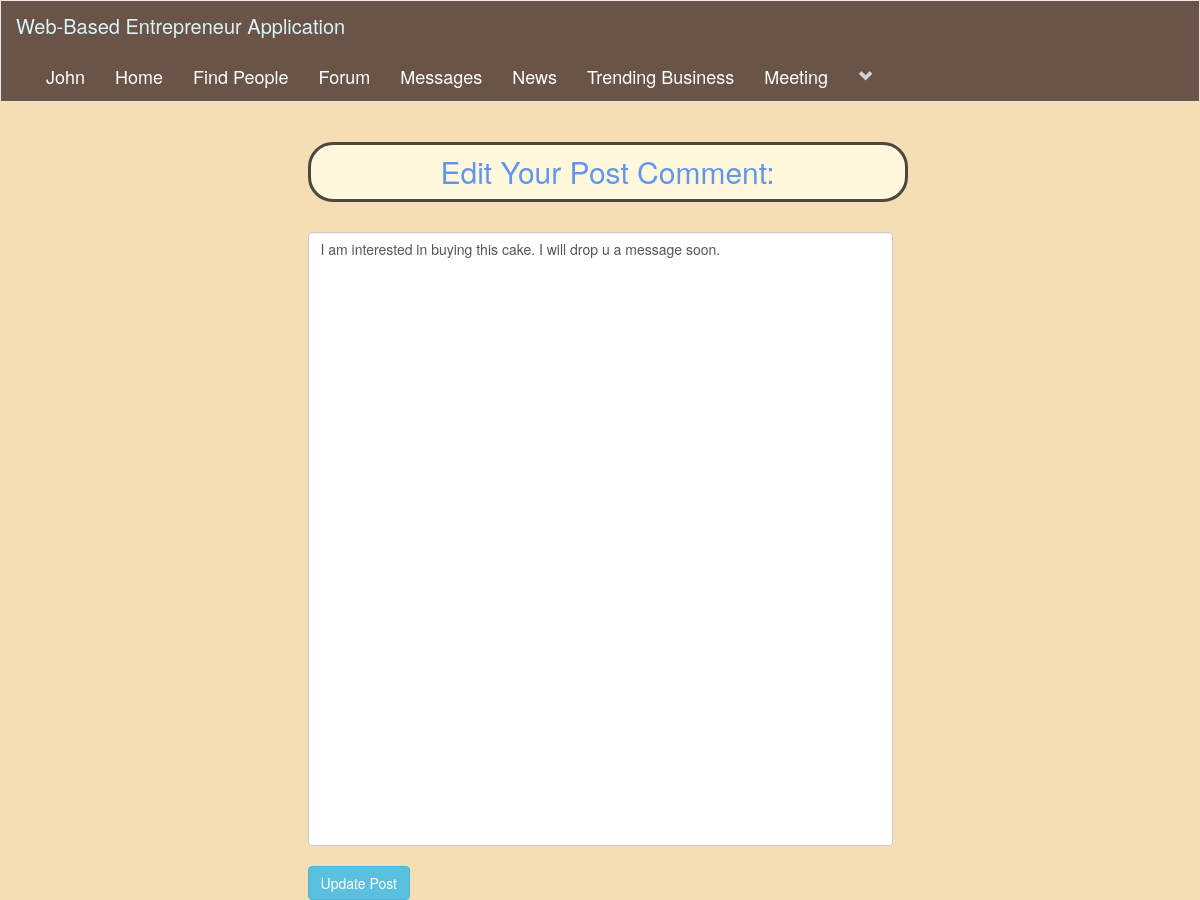
The app's page /editPostComment.php?post_id=11&com_id=8 (signed in) with its own data.
### tables this page shows
CREATE TABLE `users` (
  `user_id` int(11) NOT NULL,
  `f_name` text NOT NULL,
  `l_name` text NOT NULL,
  `user_name` text NOT NULL,
  `describe_user` varchar(255) NOT NULL,
  `job_field` text NOT NULL,
  `user_pass` varchar(255) NOT NULL,
  `user_email` varchar(255) NOT NULL,
  `user_country` text NOT NULL,
  `user_gender` text NOT NULL,
  `user_birthday` text NOT NULL,
  `user_image` varchar(255) NOT NULL,
  `user_cover` varchar(255) NOT NULL,
  `user_reg_date` date NOT NULL DEFAULT current_timestamp(),
  `status` text NOT NULL,
  `posts` text NOT NULL,
  `recovery_account` varchar(255) NOT NULL,
  `usertype` varchar(100) NOT NULL,
  `admin_id` int(11) NOT NULL
);

CREATE TABLE `comments` (
  `com_id` int(11) NOT NULL,
  `post_id` int(11) NOT NULL,
  `comment` varchar(1000) NOT NULL,
  `comment_author` varchar(255) NOT NULL,
  `date` timestamp NOT NULL DEFAULT current_timestamp()
);

### editPostComment.php (the view, shortened to what this page needs)
<!DOCTYPE html>
<?php
include("includes/header.php");
?>
<html>
<head>
     <link rel="stylesheet" href="bootstrap1/bootstrap/dist/css/bootstrap.min.css">
	<link rel="stylesheet" type="text/css" href="style/home_style2.css">
</head>
<body>
<div class="row">
    <div class="col-sm-3">
    </div>
    <div class="col-sm-6">
        <?php
            if(isset($_GET['post_id'])){
                if(isset($_GET['com_id'])){
                $get_post_id = $_GET['post_id'];
                $get_com_id = $_GET ['com_id'];
                $get_post = "SELECT *
                               from posts LEFT JOIN comments
                               ON posts.post_id = comments.post_id
                               WHERE posts.post_id='$get_post_id' AND comments.com_id='$get_com_id'";
                $run_post_com = mysqli_query($con,$get_post);
                $row = mysqli_fetch_array($run_post_com);
                $post_com = $row['comment'];
                }
            }
        ?>
        <form action="" method="post" id="f">
            <center><h2  style="text-align: center; font-size:30px;color:cornflowerblue;background-color:cornsilk;
				width:600px;border: 3px solid #4c4741;border-radius:25px;height:60px;padding-top:10px;">Edit Your Post Comment: </h2></center><br>
            <textarea class="form-control" name="content" cols="1000" rows="30" style="resize:none;" required><?php echo $post_com; ?></textarea><br>
            <input type="submit" name="update" value="Update Post" class="btn btn-info"/>
        </form>
    </div>
</div>
</body>
</html>

### includes/header.php (shortened to what this page needs)
<?php
include("functions/functions.php");
?>
<nav class="navbar navbar-default">
	<div class="container-fluid" style="background-color: #6A5448; ">
		<div class="navbar-header">
			<a style="color:#DBF3FA; font-size:20px;" class="navbar-brand" href="home.php">Web-Based Entrepreneur Application</a>
		</div>
		<div class="collapse navbar-collapse" id="bs-example-navbar-collapse-1">
	      <ul class="nav navbar-nav">
	      	<?php
			$user = $_SESSION['user_email'];
			$get_user = "select * from users where user_email='$user'";
			$run_user = mysqli_query($con,$get_user);
			$row=mysqli_fetch_array($run_user);
			$user_id = $row['user_id'];
			$first_name = $row['f_name'];
			?>
	        <li><a style="color: #FFF; font-size:18px;" href='profile.php?<?php echo "u_id=$user_id" ?>'><?php echo "$first_name"; ?></a></li>
	       	<li><a style="color: #FFF; font-size:18px;" href="home.php">Home</a></li>
			<li><a style="color: #FFF; font-size:18px;" href="members.php">Find People</a></li>
			<li><a style="color: #FFF; font-size:18px;" href="forum.php">Forum</a></li>
			<?php
			$users = mysqli_query($con,"SELECT * FROM users WHERE user_id  = $user_id") or die("Failed to query database" );
			if( mysqli_num_rows($users) > 0 ){
				$row = mysqli_fetch_assoc($users);
				$userId = $row["user_id"];
				echo '
					<li><a style="color: #FFF; font-size:18px;" href="messages.php?userId='.$userId.'">Messages</a></li>
				';
			}
			?>
			<li><a style="color: #FFF; font-size:18px;" href="news.php">News</a></li>
			<li><a style="color: #FFF; font-size:18px;" href="trend.php">Trending Business</a></li>
			<li><a style="color: #FFF; font-size:18px;" href="meeting.php" target="_blank">Meeting</a></li>
					<?php
						echo"
						<li class='dropdown'>
							<a style='color:#D3D3D3;' href='#' class='dropdown-toggle' data-toggle='dropdown' role='button' aria-haspopup='true' aria-expanded='false'><span><i class='glyphicon glyphicon-chevron-down'></i></span></a>
							<ul class='dropdown-menu'>
								<li>
									<a href='edit_profile.php?u_id=$user_id'>Edit Account</a>
								</li>
									<li>
										<a href='advertise.php'>Advertise Area</a>
									</li>
									<li>
										<a href='job.php'>Job Area</a>
									</li>
								<li role='separator' class='divider'></li>
								<li>
									<a href='logout.php'>Logout</a>
								</li>
							</ul>
						</li>
						";
					?>
			</ul>
		</div>
	</div>
</nav>

### style/home_style2.css (style rules this page uses)
body { overflow-x: hidden; background-color: wheat; }

### records on screen
users: f_name "John"
comments: content "I am interested in buying this cake. I will drop u a message soon."
